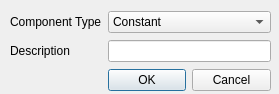
<?xml version="1.0" encoding="UTF-8"?>
<ui version="4.0">
 <class>ComponentDialog</class>
 <widget class="QDialog" name="ComponentDialog">
  <property name="windowModality">
   <enum>Qt::ApplicationModal</enum>
  </property>
  <property name="geometry">
   <rect>
    <x>0</x>
    <y>0</y>
    <width>279</width>
    <height>94</height>
   </rect>
  </property>
  <property name="minimumSize">
   <size>
    <width>0</width>
    <height>0</height>
   </size>
  </property>
  <property name="maximumSize">
   <size>
    <width>16777215</width>
    <height>16777215</height>
   </size>
  </property>
  <property name="windowTitle">
   <string>New Component</string>
  </property>
  <property name="modal">
   <bool>true</bool>
  </property>
  <widget class="QWidget" name="layoutWidget">
   <property name="geometry">
    <rect>
     <x>10</x>
     <y>10</y>
     <width>261</width>
     <height>82</height>
    </rect>
   </property>
   <layout class="QGridLayout" name="gridLayout">
    <item row="0" column="1">
     <widget class="QComboBox" name="typeComboBox">
      <item>
       <property name="text">
        <string>Constant</string>
       </property>
      </item>
      <item>
       <property name="text">
        <string>Linear</string>
       </property>
      </item>
      <item>
       <property name="text">
        <string>Quadratic</string>
       </property>
      </item>
      <item>
       <property name="text">
        <string>Gaussian</string>
       </property>
      </item>
      <item>
       <property name="text">
        <string>Moffat</string>
       </property>
      </item>
     </widget>
    </item>
    <item row="1" column="1">
     <widget class="QLineEdit" name="descLineEdit"/>
    </item>
    <item row="2" column="1">
     <widget class="QDialogButtonBox" name="buttonBox">
      <property name="orientation">
       <enum>Qt::Horizontal</enum>
      </property>
      <property name="standardButtons">
       <set>QDialogButtonBox::Cancel|QDialogButtonBox::Ok</set>
      </property>
     </widget>
    </item>
    <item row="1" column="0">
     <widget class="QLabel" name="label">
      <property name="text">
       <string>Description</string>
      </property>
     </widget>
    </item>
    <item row="0" column="0">
     <widget class="QLabel" name="label_2">
      <property name="text">
       <string>Component Type</string>
      </property>
     </widget>
    </item>
   </layout>
  </widget>
 </widget>
 <resources/>
 <connections>
  <connection>
   <sender>buttonBox</sender>
   <signal>accepted()</signal>
   <receiver>ComponentDialog</receiver>
   <slot>accept()</slot>
   <hints>
    <hint type="sourcelabel">
     <x>248</x>
     <y>254</y>
    </hint>
    <hint type="destinationlabel">
     <x>157</x>
     <y>274</y>
    </hint>
   </hints>
  </connection>
  <connection>
   <sender>buttonBox</sender>
   <signal>rejected()</signal>
   <receiver>ComponentDialog</receiver>
   <slot>reject()</slot>
   <hints>
    <hint type="sourcelabel">
     <x>316</x>
     <y>260</y>
    </hint>
    <hint type="destinationlabel">
     <x>286</x>
     <y>274</y>
    </hint>
   </hints>
  </connection>
 </connections>
</ui>
